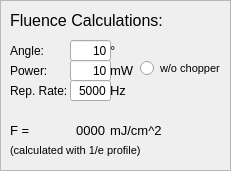
       <widget class="QFrame" name="frame_2">
        <property name="geometry">
         <rect>
          <x>10</x>
          <y>170</y>
          <width>231</width>
          <height>171</height>
         </rect>
        </property>
        <property name="autoFillBackground">
         <bool>false</bool>
        </property>
        <property name="styleSheet">
         <string notr="true"/>
        </property>
        <property name="frameShape">
         <enum>QFrame::StyledPanel</enum>
        </property>
        <property name="frameShadow">
         <enum>QFrame::Raised</enum>
        </property>
        <widget class="QLabel" name="label_Right_17">
         <property name="geometry">
          <rect>
           <x>10</x>
           <y>10</y>
           <width>161</width>
           <height>21</height>
          </rect>
         </property>
         <property name="font">
          <font>
           <pointsize>12</pointsize>
          </font>
         </property>
         <property name="styleSheet">
          <string notr="true"/>
         </property>
         <property name="text">
          <string>Fluence Calculations:</string>
         </property>
        </widget>
        <widget class="QLineEdit" name="line_angle">
         <property name="geometry">
          <rect>
           <x>70</x>
           <y>40</y>
           <width>41</width>
           <height>21</height>
          </rect>
         </property>
         <property name="text">
          <string>10</string>
         </property>
         <property name="alignment">
          <set>Qt::AlignRight|Qt::AlignTrailing|Qt::AlignVCenter</set>
         </property>
        </widget>
        <widget class="QLabel" name="label_Right_18">
         <property name="geometry">
          <rect>
           <x>10</x>
           <y>40</y>
           <width>41</width>
           <height>21</height>
          </rect>
         </property>
         <property name="font">
          <font>
           <pointsize>9</pointsize>
          </font>
         </property>
         <property name="text">
          <string>Angle:</string>
         </property>
        </widget>
        <widget class="QLineEdit" name="line_power">
         <property name="geometry">
          <rect>
           <x>70</x>
           <y>60</y>
           <width>41</width>
           <height>21</height>
          </rect>
         </property>
         <property name="text">
          <string>10</string>
         </property>
         <property name="alignment">
          <set>Qt::AlignRight|Qt::AlignTrailing|Qt::AlignVCenter</set>
         </property>
        </widget>
        <widget class="QLabel" name="label_Right_19">
         <property name="geometry">
          <rect>
           <x>10</x>
           <y>60</y>
           <width>51</width>
           <height>21</height>
          </rect>
         </property>
         <property name="font">
          <font>
           <pointsize>9</pointsize>
          </font>
         </property>
         <property name="text">
          <string>Power:</string>
         </property>
        </widget>
        <widget class="QLabel" name="label_Right_20">
         <property name="geometry">
          <rect>
           <x>10</x>
           <y>80</y>
           <width>71</width>
           <height>21</height>
          </rect>
         </property>
         <property name="font">
          <font>
           <pointsize>9</pointsize>
          </font>
         </property>
         <property name="text">
          <string>Rep. Rate:</string>
         </property>
        </widget>
        <widget class="QLineEdit" name="line_reprate">
         <property name="geometry">
          <rect>
           <x>70</x>
           <y>80</y>
           <width>41</width>
           <height>21</height>
          </rect>
         </property>
         <property name="text">
          <string>5000</string>
         </property>
         <property name="alignment">
          <set>Qt::AlignRight|Qt::AlignTrailing|Qt::AlignVCenter</set>
         </property>
        </widget>
        <widget class="QLabel" name="label_Right_21">
         <property name="geometry">
          <rect>
           <x>110</x>
           <y>60</y>
           <width>31</width>
           <height>21</height>
          </rect>
         </property>
         <property name="font">
          <font>
           <pointsize>10</pointsize>
          </font>
         </property>
         <property name="text">
          <string>mW</string>
         </property>
        </widget>
        <widget class="QLabel" name="label_Right_22">
         <property name="geometry">
          <rect>
           <x>110</x>
           <y>80</y>
           <width>51</width>
           <height>21</height>
          </rect>
         </property>
         <property name="font">
          <font>
           <pointsize>10</pointsize>
          </font>
         </property>
         <property name="text">
          <string>Hz</string>
         </property>
        </widget>
        <widget class="QLabel" name="label_Right_23">
         <property name="geometry">
          <rect>
           <x>110</x>
           <y>40</y>
           <width>21</width>
           <height>21</height>
          </rect>
         </property>
         <property name="font">
          <font>
           <pointsize>10</pointsize>
          </font>
         </property>
         <property name="text">
          <string>°</string>
         </property>
        </widget>
        <widget class="QLabel" name="label_Right_24">
         <property name="geometry">
          <rect>
           <x>10</x>
           <y>120</y>
           <width>21</width>
           <height>21</height>
          </rect>
         </property>
         <property name="font">
          <font>
           <pointsize>10</pointsize>
          </font>
         </property>
         <property name="text">
          <string>F = </string>
         </property>
        </widget>
        <widget class="QLabel" name="label_Right_25">
         <property name="geometry">
          <rect>
           <x>10</x>
           <y>140</y>
           <width>161</width>
           <height>21</height>
          </rect>
         </property>
         <property name="font">
          <font>
           <pointsize>8</pointsize>
          </font>
         </property>
         <property name="styleSheet">
          <string notr="true"/>
         </property>
         <property name="text">
          <string>(calculated with 1/e profile)</string>
         </property>
        </widget>
        <widget class="QLabel" name="label_Right_26">
         <property name="geometry">
          <rect>
           <x>110</x>
           <y>120</y>
           <width>61</width>
           <height>21</height>
          </rect>
         </property>
         <property name="font">
          <font>
           <pointsize>10</pointsize>
          </font>
         </property>
         <property name="text">
          <string>mJ/cm^2</string>
         </property>
        </widget>
        <widget class="QLabel" name="label_fluence">
         <property name="geometry">
          <rect>
           <x>54</x>
           <y>120</y>
           <width>51</width>
           <height>20</height>
          </rect>
         </property>
         <property name="font">
          <font>
           <pointsize>10</pointsize>
          </font>
         </property>
         <property name="styleSheet">
          <string notr="true"/>
         </property>
         <property name="text">
          <string>0000</string>
         </property>
         <property name="alignment">
          <set>Qt::AlignRight|Qt::AlignTrailing|Qt::AlignVCenter</set>
         </property>
        </widget>
        <widget class="QRadioButton" name="check_chopper">
         <property name="geometry">
          <rect>
           <x>140</x>
           <y>60</y>
           <width>91</width>
           <height>16</height>
          </rect>
         </property>
         <property name="minimumSize">
          <size>
           <width>0</width>
           <height>0</height>
          </size>
         </property>
         <property name="font">
          <font>
           <pointsize>8</pointsize>
          </font>
         </property>
         <property name="text">
          <string>w/o chopper</string>
         </property>
         <property name="iconSize">
          <size>
           <width>20</width>
           <height>16</height>
          </size>
         </property>
         <property name="checked">
          <bool>false</bool>
         </property>
         <property name="autoExclusive">
          <bool>false</bool>
         </property>
        </widget>
       </widget>
